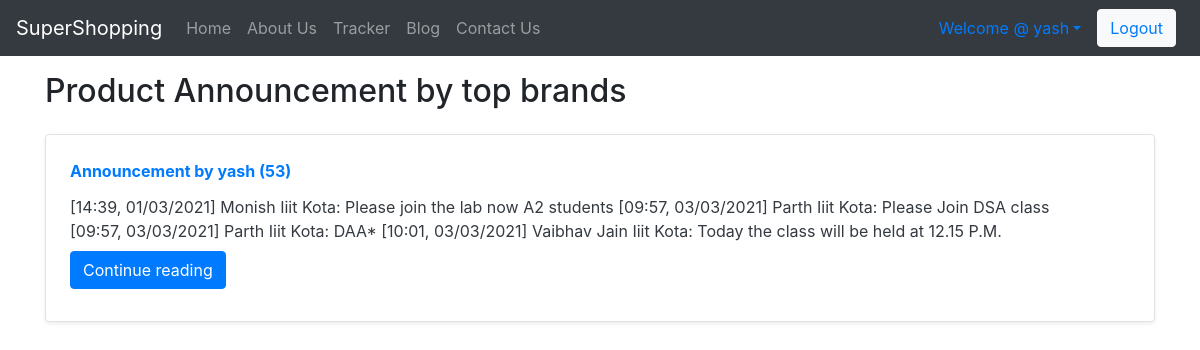
Screenshot of /blog/ (signed in) with the database file from the repository.
### blog/models.py (models this page shows, shortened)
class Post(models.Model):
    sno=models.AutoField(primary_key=True)
    title=models.CharField(max_length=255)
    author = models.CharField(max_length=14)
    slug = models.CharField(max_length=130)
    views = models.IntegerField(default=0)
    timeStamp = models.DateTimeField(blank=True)
    content = models.TextField()
    thumbnail = models.ImageField(upload_to='shop/images', default="")

### blog/views.py (the view)
# urls.py: path('', views.blogHome, name="bloghome"),
def blogHome(request):
    allPosts = Post.objects.all()
    context = {'allPosts': allPosts}
    return render(request, "blog/blogHome.html", context)

### blog/templates/blog/blogHome.html (shortened to what this page needs)
{% extends 'blog/basic.html' %}
{% block body %}
<div class="container my-3">
    <h2>Product Announcement by top brands</h2>
    {% for post in allPosts  %}
    <div class="row no-gutters border rounded overflow-hidden flex-md-row mb-4 shadow-sm h-md-250 my-4 position-relative">
        <div class="col p-4 d-flex flex-column position-static">
             <strong class="d-inline-block mb-2 text-primary">Announcement  by {{post.author}} ({{post.views}})</strong>
            <h3 class="mb-0"><a class="text-dark" href="/blog/{{post.slug}}"{{post.title}} </a> </h3>
            <p class="card-text mb-auto">{{post.content|safe| truncatechars:500}}</p>
            <div class="my-2">
            	<a href="/blog/{{post.slug}}" role="button" class="btn btn-primary">Continue reading</a>
            </div>
        </div>
        <div class="col-auto d-none d-lg-block">
        </div>
        {% endfor %}
    </div>
 {% endblock %}

### blog/templates/blog/basic.html (shortened to what this page needs)
<!doctype html>
<html lang="en">
  <head>
    <link rel="stylesheet" href="https://stackpath.bootstrapcdn.com/bootstrap/4.2.1/css/bootstrap.min.css">
  </head>
  <body>
    <nav class="navbar navbar-expand-lg navbar-dark bg-dark">
  <a class="navbar-brand" href="/shop">SuperShopping</a>
  <div class="collapse navbar-collapse" id="navbarSupportedContent">
    <ul class="navbar-nav mr-auto">
      <li class="nav-item">
        <a class="nav-link" href="/shop">Home <span class="sr-only">(current)</span></a>
      </li>
      <li class="nav-item">
        <a class="nav-link" href="/shop/about">About Us</a>
      </li>
      <li class="nav-item">
        <a class="nav-link" href="/shop/tracker">Tracker</a>
      </li>
      <li class="nav-item">
        <a class="nav-link" href="/blog">Blog</a>
      </li>
       <li class="nav-item">
        <a class="nav-link" href="/shop/contact">Contact Us</a>
      </li>
    </ul>
    {% if user.is_authenticated %}
        <a class="nav-link dropdown-toggle" href='#' id="navbarDropdown" role="button" > Welcome @ {{request.user}}</a>
          <button type="button" class="btn btn-light mr-2">
              <a href="/logout" class="">Logout</a></button>
  {% endif %}
  </div>
</nav>
  {% block body %} {% endblock %}

### rows the page displays
Post: author "yash", views "53", content "[14:39, 01/03/2021] Monish Iiit Kota: Please join the lab now A2 students [09:57, 03/03/2021] Parth Iiit Kota: Please Join DSA class [09:57, 03/03/2021] Parth Iiit Kota: DAA* [10:01, 03/03/2021] Vaibhav Jain Iiit Kota: Today the class will be held at 12.15 P.M."

### other values shown
{{ request.user }} "yash"
